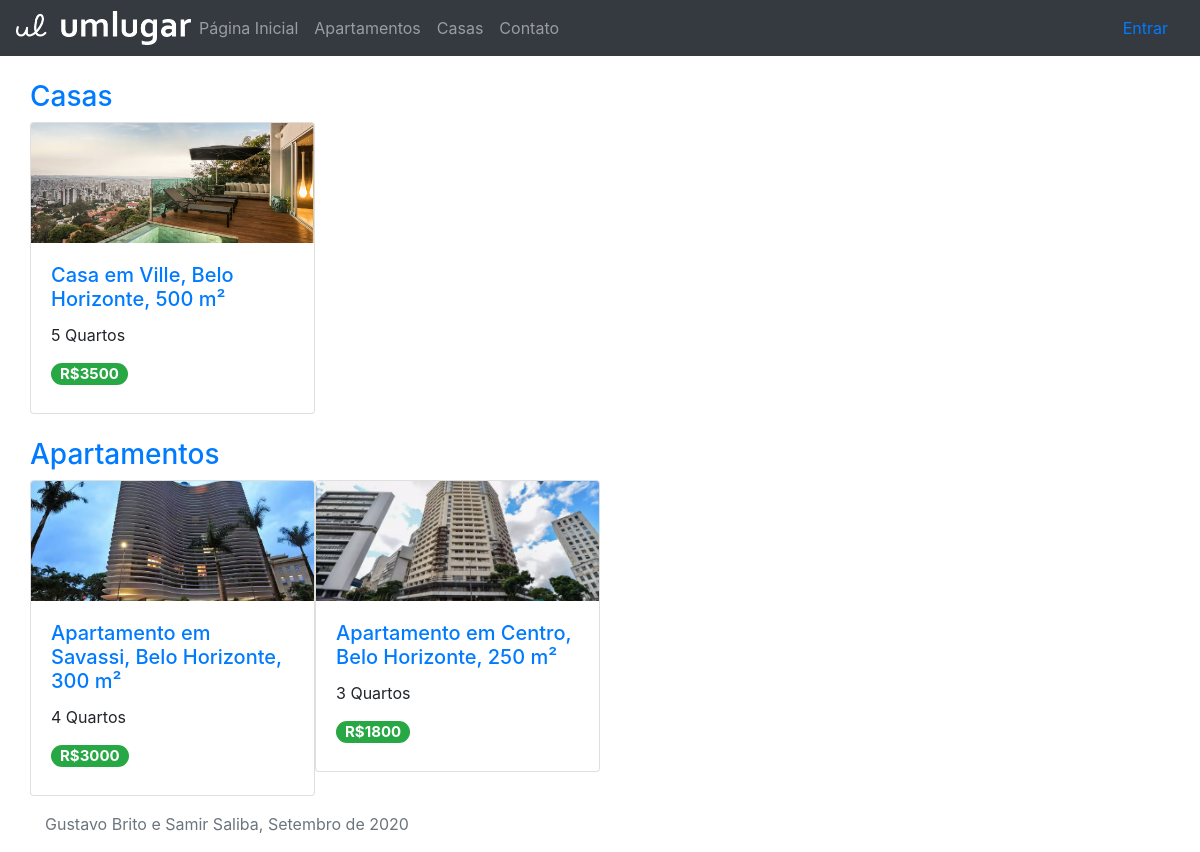
The page / on the database its author committed.
### imvwb/models.py (models this page shows, shortened)
class Imovel(models.Model):
    num_quartos = models.PositiveSmallIntegerField(blank=False)
    num_salas_estar = models.PositiveSmallIntegerField(blank=False)
    num_salas_jantar = models.PositiveSmallIntegerField(blank=False)
    area = models.PositiveSmallIntegerField(blank=False)
    num_vagas_garagem = models.PositiveSmallIntegerField(blank=False)
    possui_armario_embutido = models.BooleanField(default=False)
    descricao = models.TextField(max_length=500, blank=True)
    aluguel = models.PositiveIntegerField(blank=False)
    data_postagem = models.DateTimeField(auto_now_add=True)
    logradouro = models.CharField(max_length=50, blank=False)
    numero = models.PositiveSmallIntegerField(blank=False)
    bairro = models.ForeignKey(Bairro, on_delete=models.PROTECT)
    cidade = models.CharField(max_length=25, blank=False)
    uf = models.CharField(max_length=2, blank=False)

class Casa(Imovel):
    pass

class Imovel(models.Model):
    num_quartos = models.PositiveSmallIntegerField(blank=False)
    num_salas_estar = models.PositiveSmallIntegerField(blank=False)
    num_salas_jantar = models.PositiveSmallIntegerField(blank=False)
    area = models.PositiveSmallIntegerField(blank=False)
    num_vagas_garagem = models.PositiveSmallIntegerField(blank=False)
    possui_armario_embutido = models.BooleanField(default=False)
    descricao = models.TextField(max_length=500, blank=True)
    aluguel = models.PositiveIntegerField(blank=False)
    data_postagem = models.DateTimeField(auto_now_add=True)
    logradouro = models.CharField(max_length=50, blank=False)
    numero = models.PositiveSmallIntegerField(blank=False)
    bairro = models.ForeignKey(Bairro, on_delete=models.PROTECT)
    cidade = models.CharField(max_length=25, blank=False)
    uf = models.CharField(max_length=2, blank=False)

class Bairro(models.Model):
    nome = models.CharField(max_length=30, blank=False)
    def __str__(self):
        return self.nome

class Apartamento(Imovel):
    andar = models.PositiveSmallIntegerField(blank=False)
    valor_condominio = models.PositiveSmallIntegerField(blank=False)
    possui_portaria_24h = models.BooleanField(default=None)

### imvwb/views.py (the view)
# urls.py: path('', views.index, name='index'),
def index(request):
    casas = Casa.objects.order_by('data_postagem')[:8]
    aptos = Apartamento.objects.order_by('data_postagem')[:8]
    now = timezone.now()
    one_week_ago = now-datetime.timedelta(7)
    for casa in casas:
        imagem = Imagem.objects.filter(imovel_id=casa.id)[0]
        casa.imagem = imagem.imagem
        casa.new=True if casa.data_postagem > one_week_ago else False
    for apto in aptos:
        imagem = Imagem.objects.filter(imovel_id=apto.id)[0]
        apto.imagem = imagem.imagem
        apto.new=True if casa.data_postagem > one_week_ago else False
    context = {
        'casas':casas,
        'aptos':aptos
    }
    return render(request, 'imvwb/index.html', context)

### imvwb/templates/imvwb/index.html (shortened to what this page needs)
{% extends "./base.html" %}
{% block content %}
<div class="row">
    <h3>
        <a href="{% url 'imvwb:casas' %}" class="text-decoration-none">
        Casas
        </a>
    </h3>
</div>
<div class="row pb-4">
    {% for casa in casas %}
        <div class="col-3 px-0">
            <div class="card" style="width:100%">
                <img src="{{casa.imagem.url}}" class="card-img-top" alt="...">
                <div class="card-body">
                    <h5 class="card-title">
                        <a href="{% url 'imvwb:detail_casa' casa.id %}" class="text-decoration-none">
                            Casa em {{casa.bairro}}, {{casa.cidade}}, {{casa.area}} m²
                        </a>
                    </h5>
                    <p class="card-text">{{casa.num_quartos}} Quartos</p>
                    <h5>
                        <span class="badge badge-success badge-pill">R${{casa.aluguel}}</span>
                    </h5>
                </div>
            </div>
        </div>
    {% endfor %}
</div>
<div class="row">
    <h3>
        <a href="{% url 'imvwb:aptos' %}" class="text-decoration-none">
           Apartamentos
        </a>
    </h3>
</div>
<div class="row">
    {% for apto in aptos %}
        <div class="col-3 px-0">
            <div class="card mx-0" style="width:100%">
                <img src="{{apto.imagem.url}}" class="card-img-top" alt="...">
                <div class="card-body">
                    <h5 class="card-title">
                        <a href="{% url 'imvwb:detail_apto' apto.id %}" class="text-decoration-none">
                            Apartamento em {{apto.bairro}}, {{apto.cidade}}, {{apto.area}} m²
                        </a>
                    </h5>
                    <p class="card-text">{{apto.num_quartos}} Quartos</p>
                    <h5>
                        <span class="badge badge-success badge-pill">R${{apto.aluguel}}</span>
                    </h5>
                </div>
            </div>
        </div>
    {% endfor %}
</div>
{% endblock %}

### imvwb/templates/imvwb/base.html (style rules this page uses)
.card-img-top { width: 100%; height: 10vw; object-fit: cover; }

### rows shown on the page
Casa: bairro "Ville", cidade "Belo Horizonte", area "500", num_quartos "5", aluguel "3500"
Apartamento: shows a picture, bairro "Savassi", cidade "Belo Horizonte", area "300", num_quartos "4", aluguel "3000"
Apartamento: shows a picture, bairro "Centro", cidade "Belo Horizonte", area "250", num_quartos "3", aluguel "1800"
